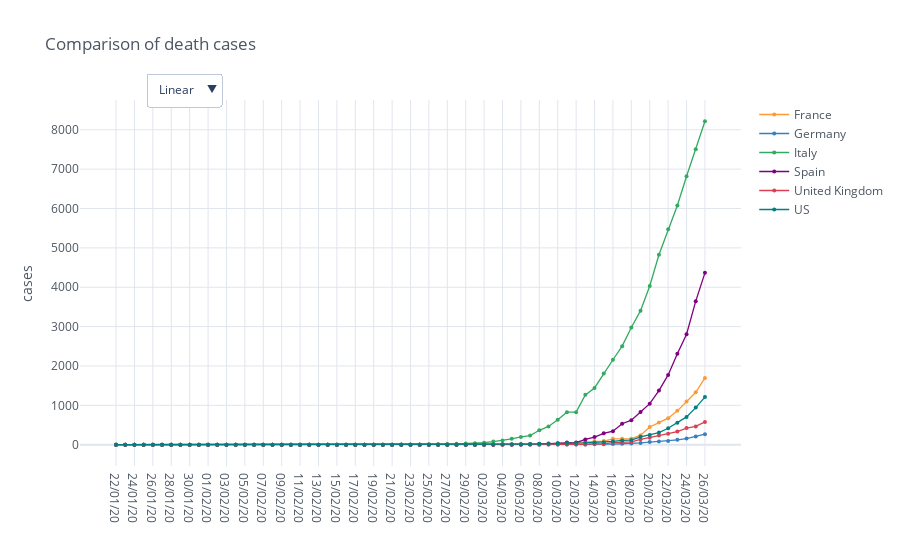

Source (notebook cell):
### Code cell
death_cases_countries = io.world_load_cases(io.get_filename_death_cases(), countries)

fig_deaths = mp.iplot_comparative_plot(death_cases_countries, title='Comparison of death cases', size=4, yTitle='cases', mode='lines+markers', asFigure=True)
fig_deaths.show()

### Figure 1 — Plotly figure (JSON) as saved in the notebook; plotly's stock layout.template omitted (floating-point values rounded to 4 significant figures)
{"data": [{"line": {"color": "rgba(255, 153, 51, 1.0)", "dash": "solid", "shape": "linear", "width": 1.3}, "marker": {"size": 4, "symbol": "circle"}, "mode": "lines+markers", "name": "France", "text": "", "type": "scatter", "x": ["22/01/20", "23/01/20", "24/01/20", "25/01/20", "26/01/20", "27/01/20", "28/01/20", "29/01/20", "30/01/20", "31/01/20", "01/02/20", "02/02/20", "03/02/20", "04/02/20", "05/02/20", "06/02/20", "07/02/20", "08/02/20", "09/02/20", "10/02/20", "11/02/20", "12/02/20", "13/02/20", "14/02/20", "15/02/20", "16/02/20", "17/02/20", "18/02/20", "19/02/20", "20/02/20", "21/02/20", "22/02/20", "23/02/20", "24/02/20", "25/02/20", "26/02/20", "27/02/20", "28/02/20", "29/02/20", "01/03/20", "02/03/20", "03/03/20", "04/03/20", "05/03/20", "06/03/20", "07/03/20", "08/03/20", "09/03/20", "10/03/20", "11/03/20", "12/03/20", "13/03/20", "14/03/20", "15/03/20", "16/03/20", "17/03/20", "18/03/20", "19/03/20", "20/03/20", "21/03/20", "22/03/20", "23/03/20", "24/03/20", "25/03/20", "26/03/20"], "y": [0, 0, 0, 0, 0, 0, 0, 0, 0, 0, 0, 0, 0, 0, 0, 0, 0, 0, 0, 0, 0, 0, 0, 0, 1, 1, 1, 1, 1, 1, 1, 1, 1, 1, 1, 2, 2, 2, 2, 2, 3, 4, 4, 6, 9, 11, 19, 19, 33, 48, 48, 79, 91, 91, 148, 148, 148, 243, 450, 562, 674, 860, 1100, 1331, 1696]}, {"line": {"color": "rgba(55, 128, 191, 1.0)", "dash": "solid", "shape": "linear", "width": 1.3}, "marker": {"size": 4, "symbol": "circle"}, "mode": "lines+markers", "name": "Germany", "text": "", "type": "scatter", "x": ["22/01/20", "23/01/20", "24/01/20", "25/01/20", "26/01/20", "27/01/20", "28/01/20", "29/01/20", "30/01/20", "31/01/20", "01/02/20", "02/02/20", "03/02/20", "04/02/20", "05/02/20", "06/02/20", "07/02/20", "08/02/20", "09/02/20", "10/02/20", "11/02/20", "12/02/20", "13/02/20", "14/02/20", "15/02/20", "16/02/20", "17/02/20", "18/02/20", "19/02/20", "20/02/20", "21/02/20", "22/02/20", "23/02/20", "24/02/20", "25/02/20", "26/02/20", "27/02/20", "28/02/20", "29/02/20", "01/03/20", "02/03/20", "03/03/20", "04/03/20", "05/03/20", "06/03/20", "07/03/20", "08/03/20", "09/03/20", "10/03/20", "11/03/20", "12/03/20", "13/03/20", "14/03/20", "15/03/20", "16/03/20", "17/03/20", "18/03/20", "19/03/20", "20/03/20", "21/03/20", "22/03/20", "23/03/20", "24/03/20", "25/03/20", "26/03/20"], "y": [0, 0, 0, 0, 0, 0, 0, 0, 0, 0, 0, 0, 0, 0, 0, 0, 0, 0, 0, 0, 0, 0, 0, 0, 0, 0, 0, 0, 0, 0, 0, 0, 0, 0, 0, 0, 0, 0, 0, 0, 0, 0, 0, 0, 0, 0, 0, 2, 2, 3, 3, 7, 9, 11, 17, 24, 28, 44, 67, 84, 94, 123, 157, 206, 267]}, {"line": {"color": "rgba(50, 171, 96, 1.0)", "dash": "solid", "shape": "linear", "width": 1.3}, "marker": {"size": 4, "symbol": "circle"}, "mode": "lines+markers", "name": "Italy", "text": "", "type": "scatter", "x": ["22/01/20", "23/01/20", "24/01/20", "25/01/20", "26/01/20", "27/01/20", "28/01/20", "29/01/20", "30/01/20", "31/01/20", "01/02/20", "02/02/20", "03/02/20", "04/02/20", "05/02/20", "06/02/20", "07/02/20", "08/02/20", "09/02/20", "10/02/20", "11/02/20", "12/02/20", "13/02/20", "14/02/20", "15/02/20", "16/02/20", "17/02/20", "18/02/20", "19/02/20", "20/02/20", "21/02/20", "22/02/20", "23/02/20", "24/02/20", "25/02/20", "26/02/20", "27/02/20", "28/02/20", "29/02/20", "01/03/20", "02/03/20", "03/03/20", "04/03/20", "05/03/20", "06/03/20", "07/03/20", "08/03/20", "09/03/20", "10/03/20", "11/03/20", "12/03/20", "13/03/20", "14/03/20", "15/03/20", "16/03/20", "17/03/20", "18/03/20", "19/03/20", "20/03/20", "21/03/20", "22/03/20", "23/03/20", "24/03/20", "25/03/20", "26/03/20"], "y": [0, 0, 0, 0, 0, 0, 0, 0, 0, 0, 0, 0, 0, 0, 0, 0, 0, 0, 0, 0, 0, 0, 0, 0, 0, 0, 0, 0, 0, 0, 1, 2, 3, 7, 10, 12, 17, 21, 29, 34, 52, 79, 107, 148, 197, 233, 366, 463, 631, 827, 827, 1266, 1441, 1809, 2158, 2503, 2978, 3405, 4032, 4825, 5476, 6077, 6820, 7503, 8215]}, {"line": {"color": "rgba(128, 0, 128, 1.0)", "dash": "solid", "shape": "linear", "width": 1.3}, "marker": {"size": 4, "symbol": "circle"}, "mode": "lines+markers", "name": "Spain", "text": "", "type": "scatter", "x": ["22/01/20", "23/01/20", "24/01/20", "25/01/20", "26/01/20", "27/01/20", "28/01/20", "29/01/20", "30/01/20", "31/01/20", "01/02/20", "02/02/20", "03/02/20", "04/02/20", "05/02/20", "06/02/20", "07/02/20", "08/02/20", "09/02/20", "10/02/20", "11/02/20", "12/02/20", "13/02/20", "14/02/20", "15/02/20", "16/02/20", "17/02/20", "18/02/20", "19/02/20", "20/02/20", "21/02/20", "22/02/20", "23/02/20", "24/02/20", "25/02/20", "26/02/20", "27/02/20", "28/02/20", "29/02/20", "01/03/20", "02/03/20", "03/03/20", "04/03/20", "05/03/20", "06/03/20", "07/03/20", "08/03/20", "09/03/20", "10/03/20", "11/03/20", "12/03/20", "13/03/20", "14/03/20", "15/03/20", "16/03/20", "17/03/20", "18/03/20", "19/03/20", "20/03/20", "21/03/20", "22/03/20", "23/03/20", "24/03/20", "25/03/20", "26/03/20"], "y": [0, 0, 0, 0, 0, 0, 0, 0, 0, 0, 0, 0, 0, 0, 0, 0, 0, 0, 0, 0, 0, 0, 0, 0, 0, 0, 0, 0, 0, 0, 0, 0, 0, 0, 0, 0, 0, 0, 0, 0, 0, 1, 2, 3, 5, 10, 17, 28, 35, 54, 55, 133, 195, 289, 342, 533, 623, 830, 1043, 1375, 1772, 2311, 2808, 3647, 4365]}, {"line": {"color": "rgba(219, 64, 82, 1.0)", "dash": "solid", "shape": "linear", "width": 1.3}, "marker": {"size": 4, "symbol": "circle"}, "mode": "lines+markers", "name": "United Kingdom", "text": "", "type": "scatter", "x": ["22/01/20", "23/01/20", "24/01/20", "25/01/20", "26/01/20", "27/01/20", "28/01/20", "29/01/20", "30/01/20", "31/01/20", "01/02/20", "02/02/20", "03/02/20", "04/02/20", "05/02/20", "06/02/20", "07/02/20", "08/02/20", "09/02/20", "10/02/20", "11/02/20", "12/02/20", "13/02/20", "14/02/20", "15/02/20", "16/02/20", "17/02/20", "18/02/20", "19/02/20", "20/02/20", "21/02/20", "22/02/20", "23/02/20", "24/02/20", "25/02/20", "26/02/20", "27/02/20", "28/02/20", "29/02/20", "01/03/20", "02/03/20", "03/03/20", "04/03/20", "05/03/20", "06/03/20", "07/03/20", "08/03/20", "09/03/20", "10/03/20", "11/03/20", "12/03/20", "13/03/20", "14/03/20", "15/03/20", "16/03/20", "17/03/20", "18/03/20", "19/03/20", "20/03/20", "21/03/20", "22/03/20", "23/03/20", "24/03/20", "25/03/20", "26/03/20"], "y": [0, 0, 0, 0, 0, 0, 0, 0, 0, 0, 0, 0, 0, 0, 0, 0, 0, 0, 0, 0, 0, 0, 0, 0, 0, 0, 0, 0, 0, 0, 0, 0, 0, 0, 0, 0, 0, 0, 0, 0, 0, 0, 0, 1, 2, 2, 3, 4, 6, 8, 8, 8, 21, 21, 55, 55, 71, 137, 177, 233, 281, 335, 422, 465, 578]}, {"line": {"color": "rgba(0, 128, 128, 1.0)", "dash": "solid", "shape": "linear", "width": 1.3}, "marker": {"size": 4, "symbol": "circle"}, "mode": "lines+markers", "name": "US", "text": "", "type": "scatter", "x": ["22/01/20", "23/01/20", "24/01/20", "25/01/20", "26/01/20", "27/01/20", "28/01/20", "29/01/20", "30/01/20", "31/01/20", "01/02/20", "02/02/20", "03/02/20", "04/02/20", "05/02/20", "06/02/20", "07/02/20", "08/02/20", "09/02/20", "10/02/20", "11/02/20", "12/02/20", "13/02/20", "14/02/20", "15/02/20", "16/02/20", "17/02/20", "18/02/20", "19/02/20", "20/02/20", "21/02/20", "22/02/20", "23/02/20", "24/02/20", "25/02/20", "26/02/20", "27/02/20", "28/02/20", "29/02/20", "01/03/20", "02/03/20", "03/03/20", "04/03/20", "05/03/20", "06/03/20", "07/03/20", "08/03/20", "09/03/20", "10/03/20", "11/03/20", "12/03/20", "13/03/20", "14/03/20", "15/03/20", "16/03/20", "17/03/20", "18/03/20", "19/03/20", "20/03/20", "21/03/20", "22/03/20", "23/03/20", "24/03/20", "25/03/20", "26/03/20"], "y": [0, 0, 0, 0, 0, 0, 0, 0, 0, 0, 0, 0, 0, 0, 0, 0, 0, 0, 0, 0, 0, 0, 0, 0, 0, 0, 0, 0, 0, 0, 0, 0, 0, 0, 0, 0, 0, 0, 1, 1, 6, 7, 11, 12, 14, 17, 21, 22, 28, 36, 40, 47, 54, 63, 85, 108, 118, 200, 244, 307, 417, 557, 706, 942, 1209]}], "layout": {"legend": {"bgcolor": "#FFFFFF", "font": {"color": "#4D5663"}}, "paper_bgcolor": "#FFFFFF", "plot_bgcolor": "#FFFFFF", "title": {"font": {"color": "#4D5663"}, "text": "Comparison of death cases"}, "updatemenus": [{"buttons": [{"args": [{"yaxis.type": "linear"}], "label": "Linear", "method": "relayout"}, {"args": [{"yaxis.type": "log"}], "label": "Log", "method": "relayout"}], "direction": "down", "pad": {"r": 10, "t": 10}, "showactive": true, "x": 0.1, "xanchor": "left", "y": 1.1, "yanchor": "top"}], "xaxis": {"gridcolor": "#E1E5ED", "showgrid": true, "tickfont": {"color": "#4D5663"}, "title": {"font": {"color": "#4D5663"}, "text": ""}, "zerolinecolor": "#E1E5ED"}, "yaxis": {"gridcolor": "#E1E5ED", "showgrid": true, "tickfont": {"color": "#4D5663"}, "title": {"font": {"color": "#4D5663"}, "text": "cases"}, "zerolinecolor": "#E1E5ED"}}}
